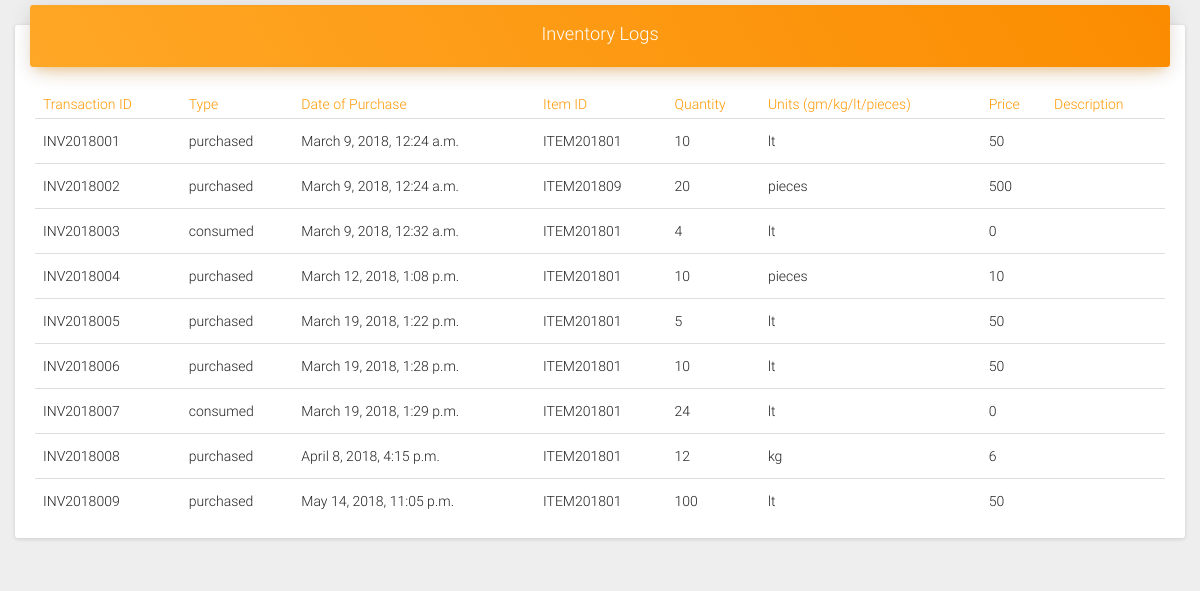
The app's page /inventory/view/ with its own data.
### Inventory/models.py (models this page shows, shortened)
class Inventory(models.Model):
    inv_log_id = models.CharField(max_length=10,default=inventory_id , primary_key=True)
    date = models.DateTimeField(auto_now=True)
    item = models.ForeignKey(InventoryItems)
    quantity = models.CharField(max_length=4)
    unit = models.CharField(max_length=6)
    price = models.CharField(max_length=5)
    description = models.CharField(max_length=30, blank=True)
    type = models.CharField(max_length=9)

class InventoryItems(models.Model):
    item_id = models.CharField(max_length=10 ,default=item_id, primary_key=True)
    name = models.CharField(max_length=20)
    quantity = models.IntegerField(default=0)
    unit = models.CharField(max_length=6,null=True)
    category = models.CharField(max_length=30)
    def __str__(self):
        return self.item_id

### Inventory/views.py (the view)
def inventory_logs(request):
    return render(request, 'logs.html', {'context':Inventory.objects.all()})

### Inventory/templates/logs.html (shortened to what this page needs)
<!doctype html>
<html lang="en">
<head>
    {%load static%}
    <link href="{%static 'assets/css/bootstrap.min.css'%}" rel="stylesheet" />
    <link href="{%static 'assets/css/material-dashboard.css'%}" rel="stylesheet" />
    <link href="{%static 'assets/css/demo.css'%}" rel="stylesheet" />
    <link href="{%static 'assets/css/fontawesome.min.css'%}" rel="stylesheet">
    <link href="{%static 'assets/css/materialicons.css'%}" rel="stylesheet" type="text/css">
</head>
<body>
    <div class="wrapper">
        <div>
            <div class="content">
                <div class="container-fluid">
                    <div class="row">
                        <div class="col-md-12">
                            <div class="card">
                                <div class="card-header" data-background-color="orange">
                                    <h4 class="title" align="center">Inventory Logs</h4>
                                </div>
                                <div class="card-content table-responsive">
                                    <table class="table">
                                        <thead class="text-warning">
                                            <th>Transaction ID</th>
                                            <th>Type</th>
                                            <th>Date of Purchase</th>
                                            <th>Item ID</th>
                                            <th>Quantity</th>
                                            <th>Units (gm/kg/lt/pieces)</th>
                                            <th>Price</th>
                                            <th>Description</th>
                                        </thead>
                                        <tbody>
                                            {% for i in context %}
                                                <tr>
                                                    <td>{{ i.inv_log_id }}</td>
                                                    <td>{{ i.type }}</td>
                                                    <td>{{ i.date }}</td>
                                                    <td>{{ i.item}}</td>
                                                    <td>{{i.quantity }}</td>
                                                    <td>{{ i.unit }}</td>
                                                    <td>{{i.price}}</td>
                                                    <td>{{i.desc}}</td>
                                                {% endfor %}
                                        </tbody>
                                    </table>
                                </div>
                            </div>
                        </div>
                    </div>
                </div>
            </div>
        </div>
    </div>
</body>
{%load static%}
</html>

### records on screen
Inventory: inv_log_id "INV2018001", type "purchased", date "March 9, 2018, 12:24 a.m.", item "ITEM201801", quantity "10", unit "lt", price "50"
Inventory: inv_log_id "INV2018002", type "purchased", date "March 9, 2018, 12:24 a.m.", item "ITEM201809", quantity "20", unit "pieces", price "500"
Inventory: inv_log_id "INV2018003", type "consumed", date "March 9, 2018, 12:32 a.m.", item "ITEM201801", quantity "4", unit "lt", price "0"
Inventory: inv_log_id "INV2018004", type "purchased", date "March 12, 2018, 1:08 p.m.", item "ITEM201801", quantity "10", unit "pieces", price "10"
Inventory: inv_log_id "INV2018005", type "purchased", date "March 19, 2018, 1:22 p.m.", item "ITEM201801", quantity "5", unit "lt", price "50"
Inventory: inv_log_id "INV2018006", type "purchased", date "March 19, 2018, 1:28 p.m.", item "ITEM201801", quantity "10", unit "lt", price "50"
Inventory: inv_log_id "INV2018007", type "consumed", date "March 19, 2018, 1:29 p.m.", item "ITEM201801", quantity "24", unit "lt", price "0"
Inventory: inv_log_id "INV2018008", type "purchased", date "April 8, 2018, 4:15 p.m.", item "ITEM201801", quantity "12", unit "kg", price "6"
Inventory: inv_log_id "INV2018009", type "purchased", date "May 14, 2018, 11:05 p.m.", item "ITEM201801", quantity "100", unit "lt", price "50"
